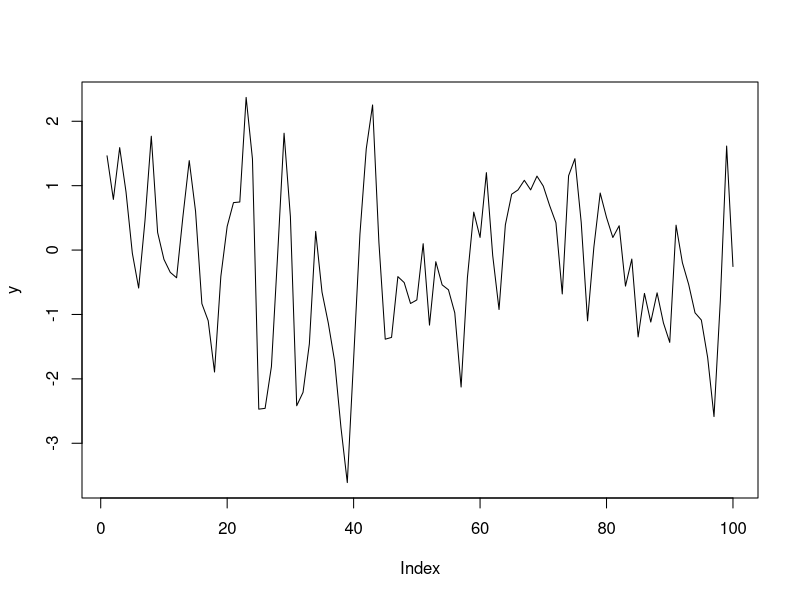
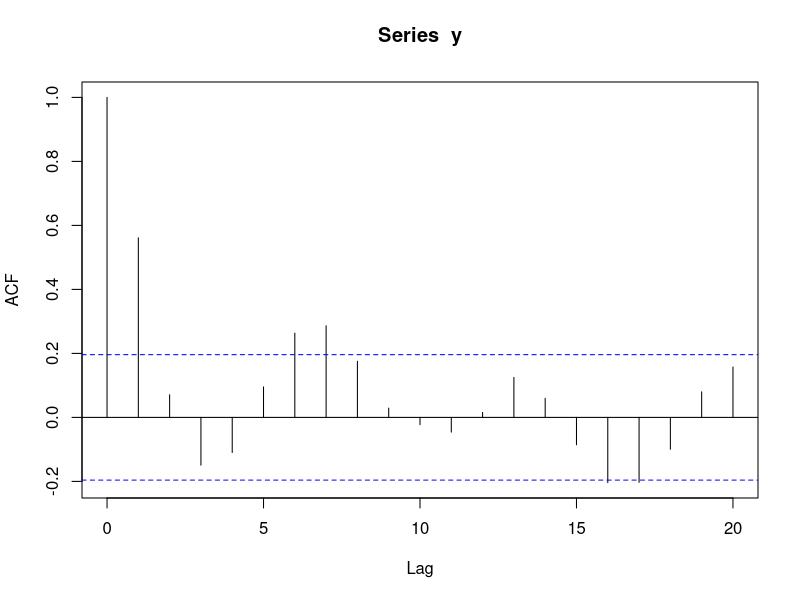
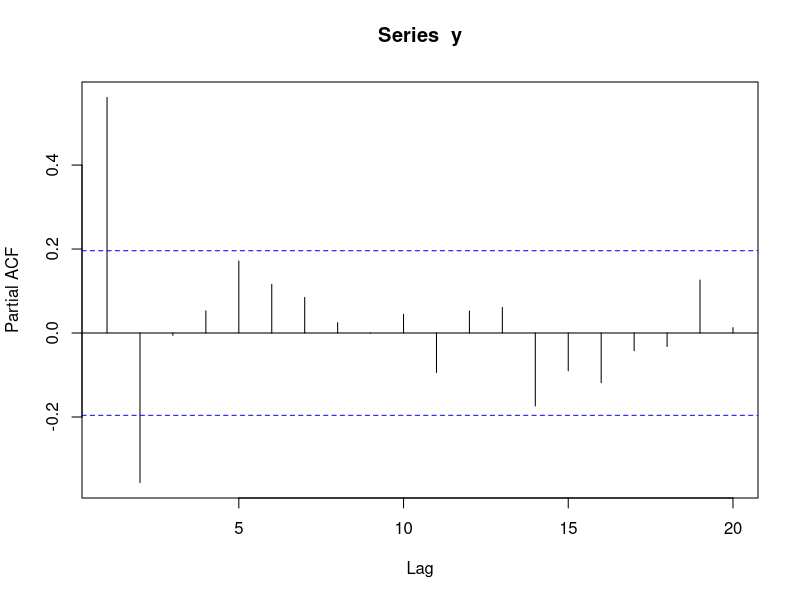
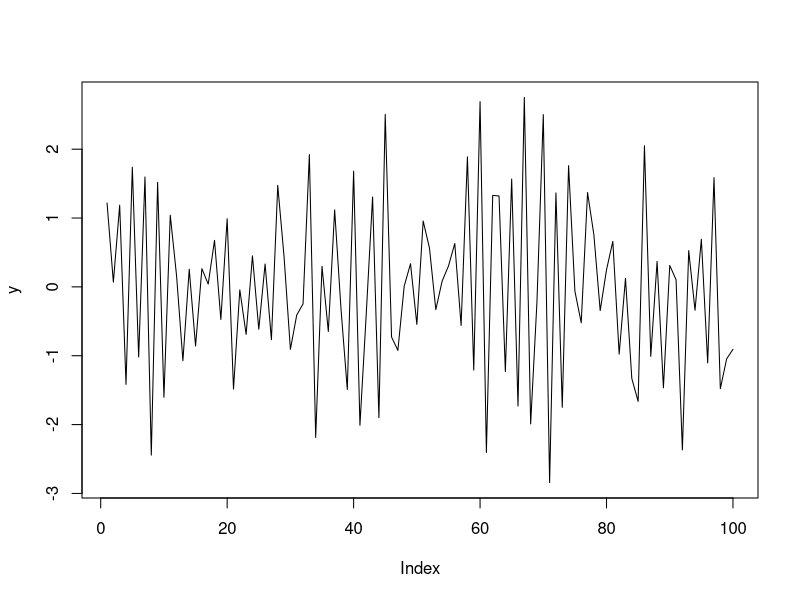
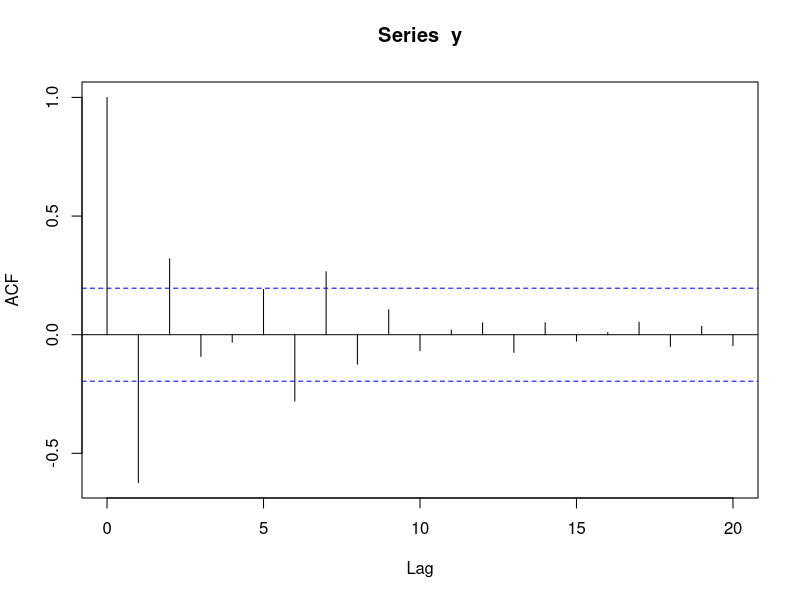
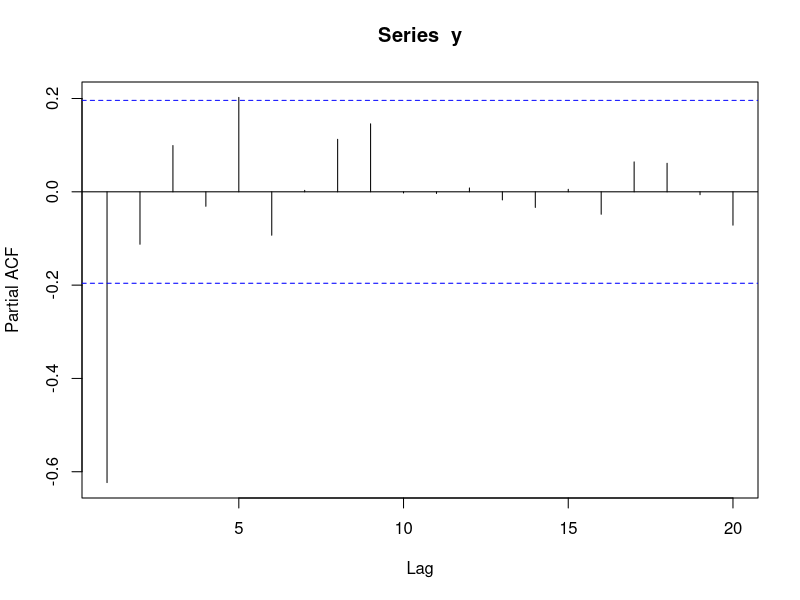

R code for these plots, in order:
#NOTA: in r la funzione PACF NON disegna la linea al lag 0 

#-------------------------------------------------------
# Processo autocorrelato di ordine 2-->AR(2)
#-------------------------------------------------------
phi0 <- 0
phi1 <- 0.7
phi2 <- -0.3
y <- rep(NA, 100)
y[1] <- rnorm(1)
y[2] <- rnorm(1)

#genero i valori del processo
for(t in 3:100) {
    y[t] <- phi0 + phi1*y[t-1] + phi2*y[t-2] + rnorm(1)
}
plot(y, type="l")
#Qui posso dubitare della stazionarietà!

#Mi aspetto che le lineette degradino verso 0 esponenzialmente dal lag >=3 in poi stanno sotto le barre di confidenza
acf(y)
#Nella teoria dovrebbe avere i primi 2 lag sopra le barre e poi andare LENTAMENTE a 0, ma non sempre troviamo una corrispondenza nel caso empirico
pacf(y)

y.1 <- c(NA, y[1:99])
y.2 <- c(NA, NA, y[1:98])
dati <- as.data.frame(cbind(y, y.1, y.2))

ar2mod <- lm(y~y.1+y.2, dati)
summary(ar2mod)
#-------------------------------------------------------
# Processo a media mobile di ordine 2-->MA(2)
#-------------------------------------------------------
n <- 100
theta1 <- 0.7
theta2 <- -0.3
y <- rep(NA, n)
e <- rep(NA, n)
y[1] <- e[1] <- rnorm(1)
y[2] <- e[2] <- rnorm(1)
for(i in 3:n) {
    e[i] <- rnorm(1)
    y[i] <- e[i] - theta1*e[i-1] - theta2*e[i-2]
}

plot(y, type="l")
#a vedere il grafico c'è evidente stazionarietà (che effettivamente c'è) e autocorrelazione
mean(y)  
acf(y) #essendo di ordine 2 dal lag >=3 dovrei avere linee entro le bande tratteggiate (questo nella teoria, ma nel caso empirico vediamo che non avviene)
pacf(y)
